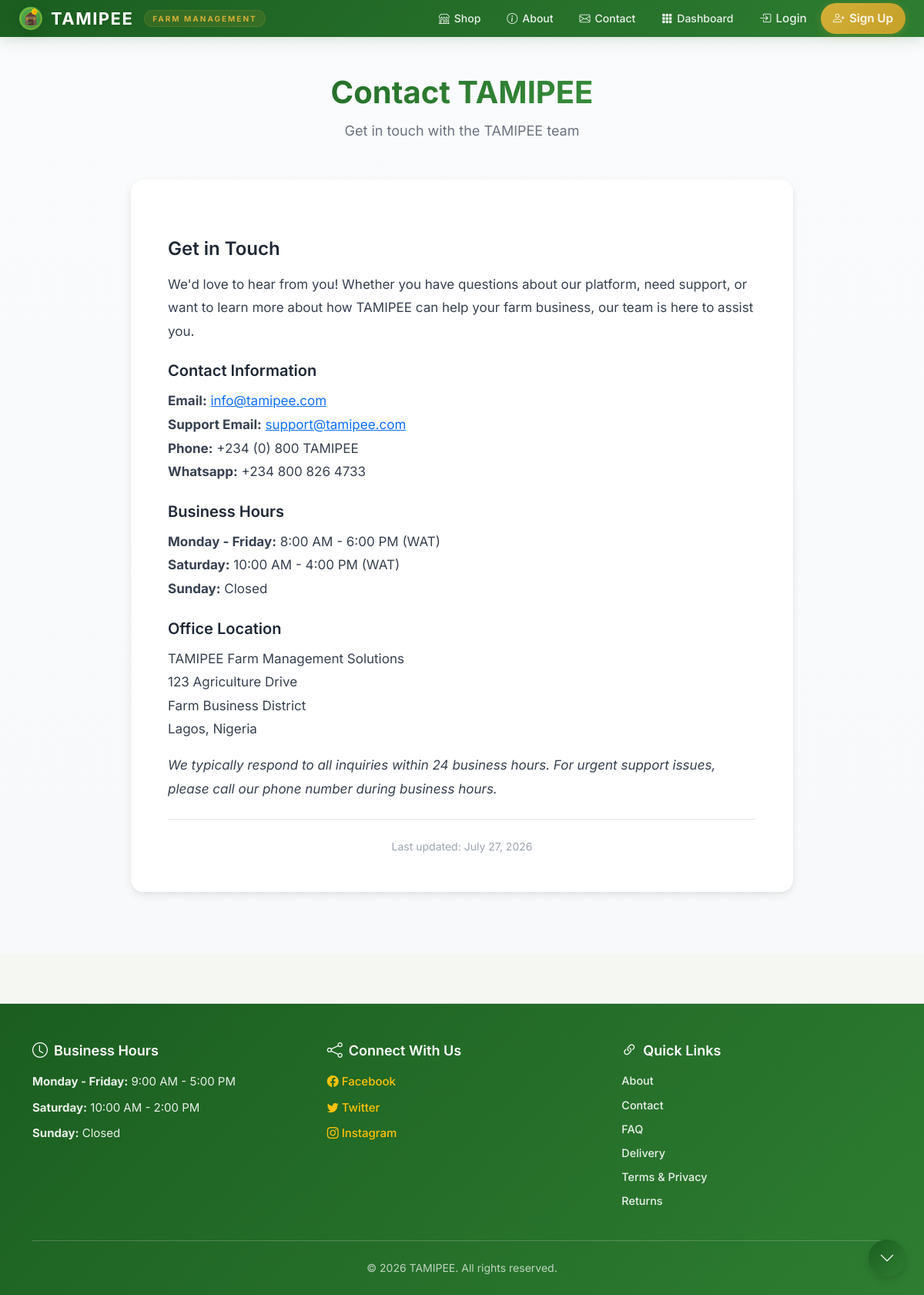
/shop/contact/, run on the app's committed database.
### admin_dashboard/models.py (models this page shows, shortened)
class SiteContent(models.Model):
    SECTION_CHOICES = [
        ('about', _('About Page')),
        ('contact', _('Contact Page')),
        ('faq', _('FAQ (Frequently Asked Questions)')),
        ('delivery_info', _('Delivery Information')),
        ('terms_privacy', _('Terms & Privacy Policy')),
        ('return_refund', _('Return & Refund Policy')),
        ('homepage_hero', _('Homepage Hero Text')),
        ('shop_banner', _('Shop Announcement Banner')),
        ('business_hours', _('Business Hours')),
        ('social_media', _('Social Media Links')),
    ]
    section = models.CharField(
        _("section"),
        max_length=50,
        choices=SECTION_CHOICES,
        unique=True,
        help_text=_("The section of the website this content belongs to")
    )
    title = models.CharField(
        _("title"),
        max_length=200,
        help_text=_("Title for this section")
    )
    content = models.TextField(
        _("content"),
        help_text=_("Main content for this section (HTML allowed)")
    )
    updated_at = models.DateTimeField(_("updated at"), auto_now=True)
    class Meta:
        verbose_name = _("site content")
        verbose_name_plural = _("site contents")
        ordering = ['section']
    @classmethod
    def get_section_content(cls, section_key):
        try:
            return cls.objects.get(section=section_key)
        except cls.DoesNotExist:
            return None

### shop/views.py (the view)
# urls.py: path("contact/", views.contact_page, name="contact"),
def contact_page(request):
    contact_content = SiteContent.get_section_content('contact')
    context = {
        'contact_content': contact_content,
        'page_title': 'Contact Us',
    }
    return render(request, 'shop/contact.html', context)

### admin_dashboard/context_processors.py (called while the page is built)
def site_content(request):
    return {
        'business_hours_content': SiteContent.get_section_content('business_hours'),
        'social_media_content': SiteContent.get_section_content('social_media'),
    }

### notifications/context_processors.py (called while the page is built)
def unread_notification_count(request):
    return {
        'unread_notification_count': Notification.objects.filter(is_read=False).count()
    }

### shop/templates/shop/contact.html (shortened to what this page needs)
{% extends "base.html" %}
{% load static %}
{% block content %}
<div class="contact-wrapper">
    <div class="contact-container">
        {% if contact_content %}
        <div class="contact-header">
            <h1>{{ contact_content.title }}</h1>
            <p class="subtitle">Get in touch with the TAMIPEE team</p>
        </div>
        <div class="contact-content-card">
            <div class="content">
                {{ contact_content.content|safe }}
            </div>
            {% if contact_content.updated_at %}
            <div class="updated-info">
                Last updated: {{ contact_content.updated_at|date:"F j, Y" }}
            </div>
            {% endif %}
        </div>
        {% endif %}
    </div>
</div>
{% endblock %}

### accounts/templates/base.html (shortened to what this page needs)
<!DOCTYPE html>
{% load static %}
<html lang="en">
<head>
    <link href="https://cdn.jsdelivr.net/npm/bootstrap@5.3.3/dist/css/bootstrap.min.css" rel="stylesheet">
    <link rel="stylesheet" href="https://cdn.jsdelivr.net/npm/bootstrap-icons@1.11.3/font/bootstrap-icons.min.css">
    <link rel="stylesheet" href="{% static 'accounts/css/auth.css' %}">
    <link rel="stylesheet" href="{% static 'accounts/css/style.css' %}">
</head>
<body>
    {% block public_navbar %}{% include 'accounts/includes/header.html' %}{% endblock %}
    <main class="main-content">
        {% block content %}
        {% endblock %}
    </main>
    <footer>
        <div class="container">
            <div class="footer-content">
                {% if business_hours_content %}
                <div class="footer-section">
                    <h4><i class="bi bi-clock"></i> {{ business_hours_content.title }}</h4>
                    <div class="footer-text">{{ business_hours_content.content|safe }}</div>
                </div>
                {% endif %}
                {% if social_media_content %}
                <div class="footer-section">
                    <h4><i class="bi bi-share"></i> {{ social_media_content.title }}</h4>
                    <div class="footer-text">{{ social_media_content.content|safe }}</div>
                </div>
                {% endif %}
                <div class="footer-section">
                    <h4><i class="bi bi-link-45deg"></i> Quick Links</h4>
                    <ul class="footer-links">
                        <li><a href="{% url 'shop:about' %}">About</a></li>
                        <li><a href="{% url 'shop:contact' %}">Contact</a></li>
                        <li><a href="{% url 'shop:faq' %}">FAQ</a></li>
                        <li><a href="{% url 'shop:delivery_info' %}">Delivery</a></li>
                        <li><a href="{% url 'shop:terms_privacy' %}">Terms & Privacy</a></li>
                        <li><a href="{% url 'shop:return_refund' %}">Returns</a></li>
                    </ul>
                </div>
            </div>
            <div class="footer-copyright">
                <p class="mb-0">&copy; {% now "Y" %} TAMIPEE. All rights reserved.</p>
            </div>
        </div>
    </footer>
    <button id="scrollToBottom" class="scroll-button" aria-label="Scroll to bottom">
        <i class="bi bi-chevron-down"></i>
    </button>
</body>
</html>

### accounts/static/accounts/css/auth.css (style rules this page uses)
:root { --primary-dark-green: #1B5E20; --primary-green: #2E7D32; --primary-green-light: #81C784; --primary-green-pale: #E8F5E9; --accent-gold: #D4AF37; --accent-gold-pale: #FBF3DC; --bg-main: #F5F7F2; --bg-white: #FFFFFF; --text-dark: #263238; --text-muted: #607D8B; --earth-accent: #6D4C41; --earth-light: #8D6E63; --shadow-sm: 0 1px 3px rgba(0, 0, 0, 0.08), 0 1px 2px rgba(0, 0, 0, 0.06); --shadow-md: 0 4px 12px rgba(0, 0, 0, 0.08), 0 2px 4px rgba(0, 0, 0, 0.04); --shadow-lg: 0 12px 40px rgba(0, 0, 0, 0.12), 0 4px 12px rgba(0, 0, 0, 0.06); --radius-sm: 8px; --radius-md: 12px; --radius-lg: 16px; --transition-fast: 0.15s ease; --transition-normal: 0.25s ease; }
body { font-family: 'Inter', -apple-system, BlinkMacSystemFont, 'Segoe UI', Roboto, sans-serif; background-color: var(--bg-main); color: var(--text-dark); line-height: 1.6; min-height: 100vh; display: flex; flex-direction: column; -webkit-font-smoothing: antialiased; -moz-osx-font-smoothing: grayscale; }
footer { background-color: #fff !important; border-top: 1px solid #E0E0E0; padding: 1.5rem 0; margin-top: auto; font-size: 0.9rem; color: var(--text-muted); }
footer a { color: var(--primary-green); text-decoration: none; font-weight: 500; }

### accounts/templates/base.html (style rules this page uses)
.scroll-button { position: fixed; right: 24px; width: 48px; height: 48px; border-radius: 50%; background: linear-gradient(135deg, #1B5E20, #2E7D32); color: white; border: none; display: flex; align-items: center; justify-content: center; box-shadow: 0 4px 12px rgba(0, 0, 0, 0.15); cursor: pointer; opacity: 0; visibility: hidden; transform: scale(0.8); transition: all 0.3s ease; z-index: 1025; }
.scroll-button.visible { opacity: 1; visibility: visible; transform: scale(1); }
.scroll-button i { font-size: 20px; }
#scrollToBottom { bottom: 24px; }
footer { background: linear-gradient(135deg, #1B5E20, #2E7D32); color: #FFFFFF; padding: 48px 0 24px; margin-top: 64px; }
.footer-content { display: grid; grid-template-columns: repeat(auto-fit, minmax(250px, 1fr)); gap: 32px; margin-bottom: 32px; }
.footer-section h4 { font-size: 1.125rem; font-weight: 600; margin-bottom: 16px; color: #FFFFFF; display: flex; align-items: center; gap: 8px; }
.footer-section h4 i { font-size: 1.25rem; }
.footer-text { font-size: 0.9375rem; line-height: 1.7; color: rgba(255, 255, 255, 0.9); }
.footer-text p { margin-bottom: 8px; }
.footer-text a { color: #FFC107; text-decoration: none; transition: color 0.2s ease; }
.footer-links { list-style: none; padding: 0; margin: 0; }
.footer-links li { margin-bottom: 8px; }
.footer-links a { color: rgba(255, 255, 255, 0.9); text-decoration: none; transition: all 0.2s ease; display: inline-block; }
.footer-copyright { text-align: center; padding-top: 24px; border-top: 1px solid rgba(255, 255, 255, 0.2); font-size: 0.875rem; color: rgba(255, 255, 255, 0.7); }

### shop/templates/shop/contact.html (style rules this page uses)
.contact-wrapper { min-height: calc(100vh - 140px); background: linear-gradient(to bottom, #FAFBFC, #F8F9FA); padding: 48px 0; }
.contact-container { max-width: 900px; margin: 0 auto; padding: 0 20px; }
.contact-header { text-align: center; margin-bottom: 48px; }
.contact-header h1 { font-size: 2.5rem; font-weight: 700; color: #1B5E20; margin-bottom: 12px; background: linear-gradient(135deg, #1B5E20, #2E7D32, #43A047); -webkit-background-clip: text; -webkit-text-fill-color: transparent; background-clip: text; }
.contact-header .subtitle { font-size: 1.125rem; color: #6B7280; font-weight: 400; }
.contact-content-card { background: #FFFFFF; border-radius: 16px; padding: 48px; box-shadow: 0 1px 3px rgba(0, 0, 0, 0.05), 0 4px 12px rgba(0, 0, 0, 0.08); margin-bottom: 32px; }
.contact-content-card .content { font-size: 1.0625rem; line-height: 1.8; color: #374151; }
.contact-content-card .content p { margin-bottom: 16px; }
.contact-content-card .content p:last-child { margin-bottom: 0; }
.contact-content-card .content h3 { font-size: 1.5rem; font-weight: 600; color: #1F2937; margin-top: 28px; margin-bottom: 16px; }
.contact-content-card .content h4 { font-size: 1.25rem; font-weight: 600; color: #1F2937; margin-top: 24px; margin-bottom: 12px; }
.updated-info { text-align: center; margin-top: 24px; padding-top: 24px; border-top: 1px solid #E5E7EB; font-size: 0.875rem; color: #9CA3AF; }

### data on the page
SiteContent: title "Contact TAMIPEE", content "Get in Touch We'd love to hear from you! Whether you have questions about our platform, need support, or want to learn more about how TAMIPEE can help your farm business, our team is here to assist you. Contact Information Email: info@tamipee.com Support Email: support@tamipee.com Phone: +234 (0) 800 TAMIPEE Whatsapp: +234 800 826 4733 Business Hours Monday - Friday: 8:00 AM - 6:00 PM (WAT) Saturday: 10:00 AM - 4:00 PM (WAT) Sunday: Closed Office Location TAMIPEE Farm Management Solutions 123 Agriculture Drive Farm Business District Lagos, Nigeria We typically respond to all inquiries within 24 business hours. For urgent support issues, please call our phone number during business hours.", updated_at "July 27, 2026"
SiteContent: title "Business Hours", content "Monday - Friday: 9:00 AM - 5:00 PM Saturday: 10:00 AM - 2:00 PM Sunday: Closed"
SiteContent: title "Connect With Us", content "Facebook Twitter Instagram"
